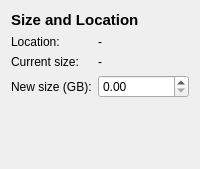
<?xml version="1.0" encoding="UTF-8"?>
<ui version="4.0">
 <class>VdiSizeLocationPage</class>
 <widget class="QWidget" name="VdiSizeLocationPage">
  <layout class="QVBoxLayout" name="verticalLayout">
   <item>
    <widget class="QLabel" name="titleLabel">
     <property name="text">
      <string>Size and Location</string>
     </property>
     <property name="font">
      <font>
       <pointsize>11</pointsize>
       <bold>true</bold>
      </font>
     </property>
    </widget>
   </item>
   <item>
    <layout class="QFormLayout" name="formLayout">
     <item row="0" column="0">
      <widget class="QLabel" name="locationLabel">
       <property name="text">
        <string>Location:</string>
       </property>
      </widget>
     </item>
     <item row="0" column="1">
      <widget class="QLabel" name="locationValueLabel">
       <property name="text">
        <string>-</string>
       </property>
      </widget>
     </item>
     <item row="1" column="0">
      <widget class="QLabel" name="currentSizeLabel">
       <property name="text">
        <string>Current size:</string>
       </property>
      </widget>
     </item>
     <item row="1" column="1">
      <widget class="QLabel" name="currentSizeValueLabel">
       <property name="text">
        <string>-</string>
       </property>
      </widget>
     </item>
     <item row="2" column="0">
      <widget class="QLabel" name="newSizeLabel">
       <property name="text">
        <string>New size (GB):</string>
       </property>
      </widget>
     </item>
     <item row="2" column="1">
      <widget class="QDoubleSpinBox" name="sizeSpinBox">
       <property name="decimals">
        <number>2</number>
       </property>
       <property name="maximum">
        <double>1048576.000000000000000</double>
       </property>
       <property name="singleStep">
        <double>1.000000000000000</double>
       </property>
      </widget>
     </item>
    </layout>
   </item>
   <item>
    <widget class="QLabel" name="warningLabel">
     <property name="text">
      <string/>
     </property>
     <property name="wordWrap">
      <bool>true</bool>
     </property>
     <property name="styleSheet">
      <string notr="true">QLabel { color: rgb(200, 60, 60); }</string>
     </property>
    </widget>
   </item>
   <item>
    <spacer name="verticalSpacer">
     <property name="orientation">
      <enum>Qt::Vertical</enum>
     </property>
     <property name="sizeHint" stdset="0">
      <size>
       <width>20</width>
       <height>40</height>
      </size>
     </property>
    </spacer>
   </item>
  </layout>
 </widget>
 <resources/>
 <connections/>
</ui>
